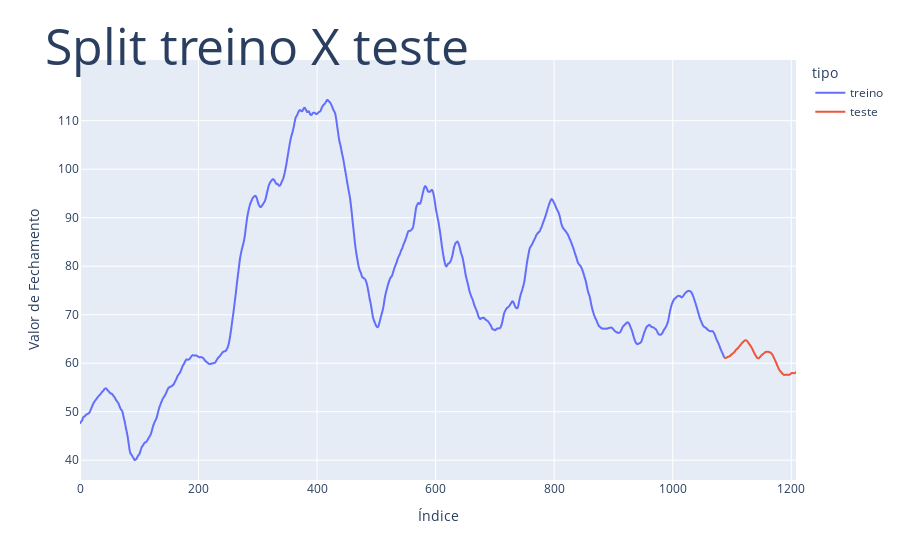

Notebook code cell kept with this figure:
### Code cell
dtr_plot = pd.DataFrame({'tomorrow':y_train})
dte_plot = pd.DataFrame({'tomorrow':y_test})
dtr_plot['tipo'] = 'treino'
dte_plot['tipo'] = 'teste'

# Adicionar índices sequenciais
dtr_plot['index'] = range(len(dtr_plot))
dte_plot['index'] = range(len(dtr_plot), len(dtr_plot) + len(dte_plot))

# Concatenar os DataFrames
dados_concat = pd.concat([dtr_plot, dte_plot])

# Criar o gráfico
fig = px.line(dados_concat, x='index', y='tomorrow', color='tipo')

# Atualizar o layout do gráfico
fig.update_layout(
    title=dict(text="Split treino X teste", font=dict(size=50), automargin=True, yref='paper'),
    xaxis_title='Índice',
    yaxis_title='Valor de Fechamento'
)

# Exibir o gráfico
fig.show()

### Figure 1 — Plotly figure (JSON) as saved in the notebook; plotly's stock layout.template omitted (floating-point values rounded to 4 significant figures; data arrays with more than 128 entries replaced by an {"elided": "..."} marker saying what was removed)
{"data": [{"hovertemplate": "tipo=treino<br>index=%{x}<br>tomorrow=%{y}<extra></extra>", "legendgroup": "treino", "line": {"color": "#636efa", "dash": "solid"}, "marker": {"symbol": "circle"}, "mode": "lines", "name": "treino", "showlegend": true, "type": "scattergl", "x": {"elided": "1088 int values"}, "xaxis": "x", "y": {"elided": "1088 float values"}, "yaxis": "y"}, {"hovertemplate": "tipo=teste<br>index=%{x}<br>tomorrow=%{y}<extra></extra>", "legendgroup": "teste", "line": {"color": "#EF553B", "dash": "solid"}, "marker": {"symbol": "circle"}, "mode": "lines", "name": "teste", "showlegend": true, "type": "scattergl", "x": [1088, 1089, 1090, 1091, 1092, 1093, 1094, 1095, 1096, 1097, 1098, 1099, 1100, 1101, 1102, 1103, 1104, 1105, 1106, 1107, 1108, 1109, 1110, 1111, 1112, 1113, 1114, 1115, 1116, 1117, 1118, 1119, 1120, 1121, 1122, 1123, 1124, 1125, 1126, 1127, 1128, 1129, 1130, 1131, 1132, 1133, 1134, 1135, 1136, 1137, 1138, 1139, 1140, 1141, 1142, 1143, 1144, 1145, 1146, 1147, 1148, 1149, 1150, 1151, 1152, 1153, 1154, 1155, 1156, 1157, 1158, 1159, 1160, 1161, 1162, 1163, 1164, 1165, 1166, 1167, 1168, 1169, 1170, 1171, 1172, 1173, 1174, 1175, 1176, 1177, 1178, 1179, 1180, 1181, 1182, 1183, 1184, 1185, 1186, 1187, 1188, 1189, 1190, 1191, 1192, 1193, 1194, 1195, 1196, 1197, 1198, 1199, 1200, 1201, 1202, 1203, 1204, 1205, 1206, 1207, 1208], "xaxis": "x", "y": [61.09, 61.07, 61.11, 61.15, 61.24, 61.31, 61.34, 61.37, 61.43, 61.53, 61.64, 61.77, 61.9, 61.98, 62.08, 62.18, 62.29, 62.45, 62.65, 62.8, 62.88, 62.99, 63.12, 63.26, 63.4, 63.54, 63.69, 63.85, 64.02, 64.15, 64.29, 64.39, 64.5, 64.65, 64.72, 64.72, 64.7, 64.63, 64.5, 64.33, 64.15, 63.98, 63.8, 63.62, 63.42, 63.22, 63.02, 62.77, 62.48, 62.22, 61.99, 61.78, 61.57, 61.35, 61.17, 61.07, 61.0, 61.01, 61.09, 61.22, 61.38, 61.53, 61.66, 61.76, 61.86, 61.94, 62.03, 62.15, 62.26, 62.33, 62.34, 62.34, 62.35, 62.35, 62.32, 62.27, 62.23, 62.17, 62.06, 61.93, 61.78, 61.58, 61.33, 61.03, 60.77, 60.51, 60.24, 59.94, 59.63, 59.35, 59.08, 58.83, 58.6, 58.42, 58.29, 58.18, 58.02, 57.83, 57.73, 57.67, 57.59, 57.57, 57.61, 57.64, 57.61, 57.62, 57.63, 57.61, 57.6, 57.63, 57.71, 57.82, 57.92, 57.98, 57.99, 57.97, 57.96, 57.95, 57.95, 57.99, 58.15], "yaxis": "y"}], "layout": {"legend": {"title": {"text": "tipo"}, "tracegroupgap": 0}, "margin": {"t": 60}, "title": {"automargin": true, "font": {"size": 50}, "text": "Split treino X teste", "yref": "paper"}, "xaxis": {"anchor": "y", "domain": [0, 1], "title": {"text": "Índice"}}, "yaxis": {"anchor": "x", "domain": [0, 1], "title": {"text": "Valor de Fechamento"}}}}
